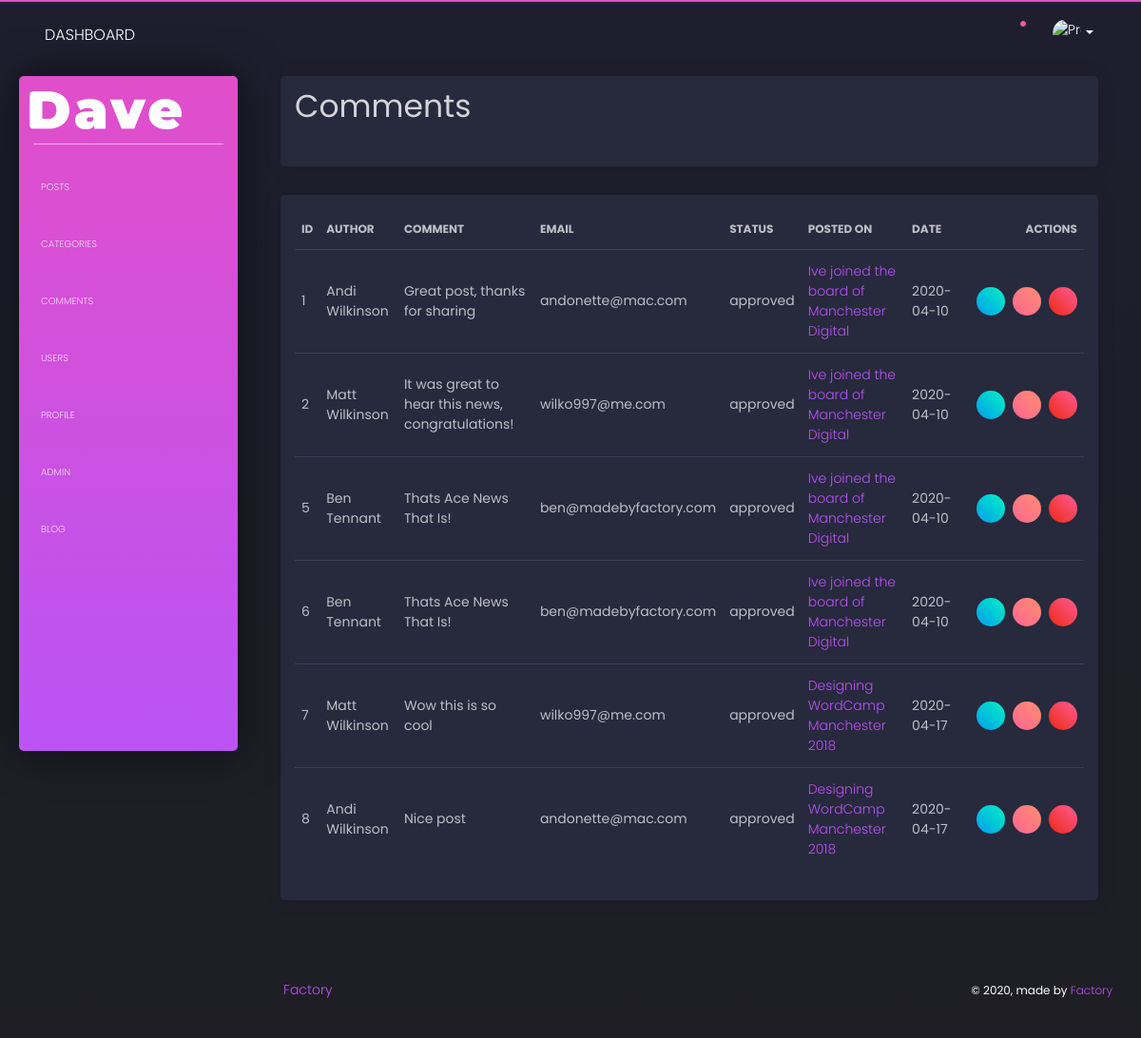
The app's page /admin/comments.php (signed in), older data.
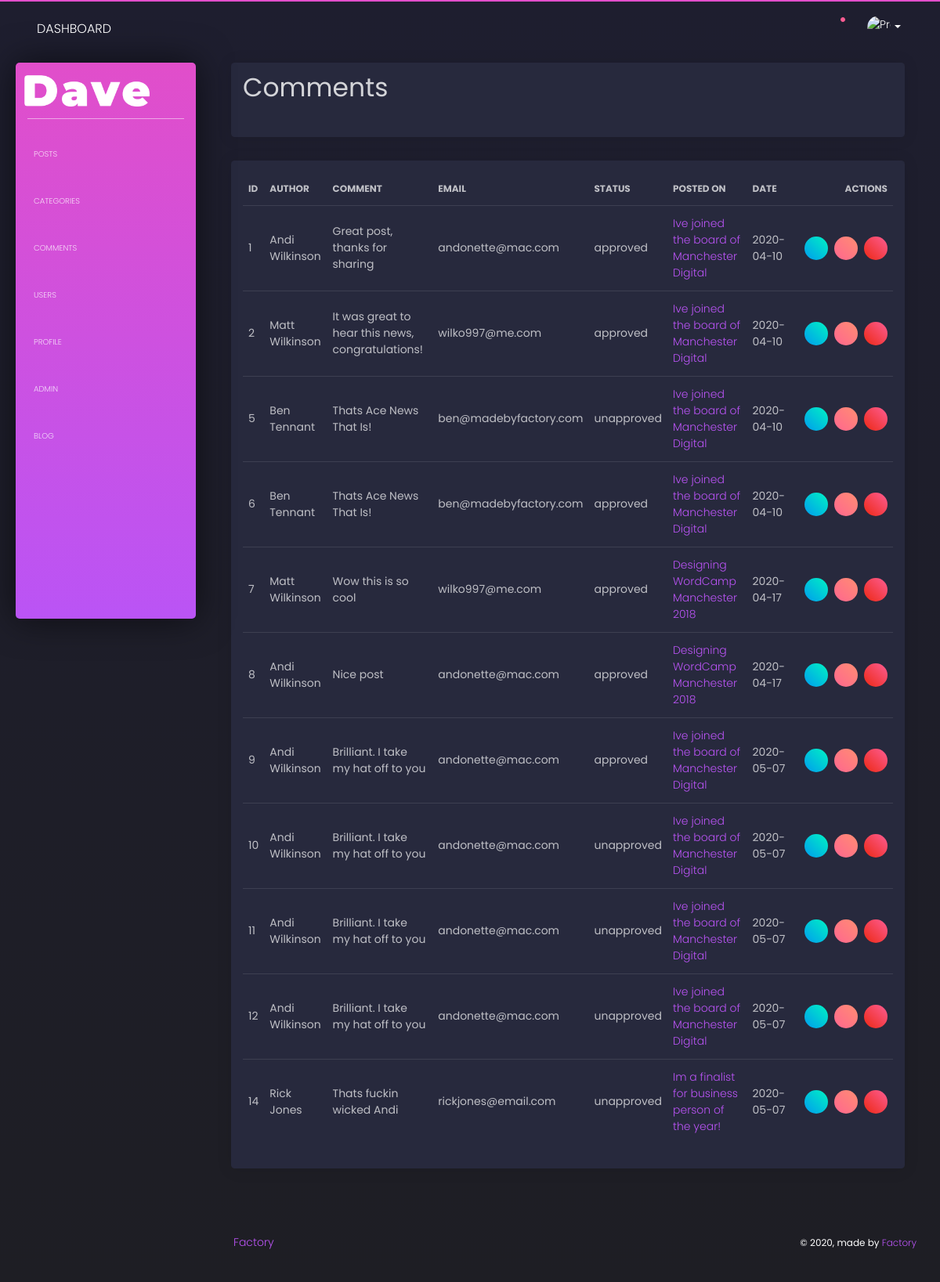
The same page, newer data.
### tables this page shows
CREATE TABLE `comments` (
  `comment_id` int(11) unsigned NOT NULL AUTO_INCREMENT,
  `comment_post_id` int(11) DEFAULT NULL,
  `comment_author` varchar(255) DEFAULT NULL,
  `comment_email` varchar(255) DEFAULT NULL,
  `comment_content` varchar(255) DEFAULT NULL,
  `comment_status` varchar(255) DEFAULT NULL,
  `comment_date` date DEFAULT NULL,
  PRIMARY KEY (`comment_id`)
);

CREATE TABLE `posts` (
  `post_id` int(11) unsigned NOT NULL AUTO_INCREMENT,
  `post_title` varchar(255) DEFAULT NULL,
  `post_date` text,
  `post_category_id` int(11) DEFAULT NULL,
  `post_status` varchar(355) DEFAULT 'Draft',
  `post_image` text,
  `post_content` text,
  `post_author_id` int(11) DEFAULT NULL,
  `post_tags` varchar(255) DEFAULT NULL,
  `post_comment_count` int(11) DEFAULT NULL,
  `post_author` varchar(255) DEFAULT NULL,
  `post_views_count` int(11) DEFAULT '0',
  PRIMARY KEY (`post_id`)
);

### admin/functions.php (the view, shortened to what this page needs)
    <?php
function display_comments()
{
    global $connection;
    $query = "SELECT * FROM comments";
    $display_all_posts = mysqli_query($connection, $query);
    while ($row = mysqli_fetch_assoc($display_all_posts)) {
        $comment_id = $row['comment_id'];
        $comment_post_id = $row['comment_post_id'];
        $comment_date = $row['comment_date'];
        $comment_author = $row['comment_author'];
        $comment_email = $row['comment_email'];
        $comment_content = $row['comment_content'];
        $comment_status = $row['comment_status'];
        echo '<tr>';
        echo "<td>{$comment_id}</td>";
        echo "<td>{$comment_author}</td>";
        echo "<td>{$comment_content}</td>";
        echo "<td>{$comment_email}</td>";
        echo "<td>{$comment_status}</td>";
        $query = "SELECT * FROM posts WHERE post_id = " . $comment_post_id;
        $show_post_name = mysqli_query($connection, $query);
        while ($row = mysqli_fetch_assoc($show_post_name)) {
            $post_id = $row['post_id'];
            $post_title = $row['post_title'];
        }
        echo "<td><a href='../post.php?p_id=$post_id'>{$post_title}</a></td>";
        echo "<td>{$comment_date}</td>";
        echo '<td class="text-right" style="min-width: 130px">';
        echo '<a href ="comments.php?approve=' . $comment_id . '"
        class="btn btn-success btn-sm btn-round btn-icon mr-2">
        <i class="fal fa-thumbs-up pt-2"></i></a>';
        echo '<a href ="comments.php?unapprove=' . $comment_id . '"
        class="btn btn-warning btn-sm btn-round btn-icon mr-2">
        <i class="fal fa-thumbs-down pt-2"></i></a>';
        echo '<a onClick="javascript: return confirm(\'Are you sure you want to delete?\');" href ="comments.php?delete=' . $comment_id . '"
        class="btn btn-danger btn-sm btn-round btn-icon">
        <i class="fal fa-trash-alt pt-2"></i></a>';
        echo '</td>';
        echo '</tr>';
    }
}
        ?>

### admin/includes/header.php (shortened to what this page needs)
<?php
include '../includes/config.php';
include 'functions.php';
?>
<!doctype html>
<html lang="en">
<head>
    <link href="css/black-dashboard.css?v=1.0.0" rel="stylesheet" />
    <link rel="stylesheet" href="css/style.css">
</head>
<body>
    <div class="wrapper ">
        <div class="sidebar" data-color="purple" data-background-color="white">
            <div class="logo">
                <a href="index.php" class="simple-text">
                    <img src="../images/dave.png" alt="" class="img-fluid pr-5">
                </a>
            </div>
            <div class="sidebar-wrapper">
                <ul class="nav">
        <li>
            <a href="posts.php">
                <p>Posts</p>
            </a>
        </li>
        <li>
            <a href="categories.php">
                <p>Categories</p>
            </a>
        </li>
        <li>
            <a href="comments.php">
                <p>Comments</p>
            </a>
        </li>
        <li>
            <a href="users.php">
                <p>Users</p>
            </a>
        </li>
        <li>
            <a href="profile.php">
                <p>Profile</p>
            </a>
        </li>
        <li>
            <a href="./tables.html">
                <p>Admin</p>
            </a>
        </li>
        <li>
            <a href="../">
                <p>Blog</p>
            </a>
        </li>
    </ul>
</div>
</div>
<div class="main-panel">
    <nav class="navbar navbar-expand-lg navbar-absolute navbar-transparent">
        <div class="container-fluid">
            <div class="navbar-wrapper">
                <a class="navbar-brand" href="javascript:void(0)">Dashboard</a>
            </div>
            <div class="collapse navbar-collapse" id="navigation">
                <ul class="navbar-nav ml-auto">
                    <li class="search-bar input-group">
                        <button class="btn btn-link" id="search-button" data-toggle="modal" data-target="#searchModal"><i class="tim-icons icon-zoom-split" ></i>
                        </button>
                    </li>
                    <li class="dropdown nav-item">
                        <a href="javascript:void(0)" class="dropdown-toggle nav-link" data-toggle="dropdown">
                            <div class="notification d-none d-lg-block d-xl-block"></div>
                        </a>
                    </li>
                    <li class="dropdown nav-item">
                        <a href="#" class="dropdown-toggle nav-link" data-toggle="dropdown">
                            <div class="photo">
                                <img src="https://placekitten.com/300/300" alt="Profile Photo">
                            </div>
                            <b class="caret d-none d-lg-block d-xl-block"></b>
                        </a>
                    </li>
                </ul>
            </div>
        </div>
    </nav>

### admin/comments.php (shortened to what this page needs)
<?php
include 'includes/header.php';
?>
    <div class="content">
      <div class="container-fluid">
         <div class="row">
             <div class="col-12">
                 <div class="card">
                     <div class="card-body">
                         <div class="row">
                             <div class="col-12">
                                 <h1>Comments</h1>
                             </div>
                         </div>
                     </div>
                 </div>
                <?php include 'includes/comments/view-comments.php'; ?>
             </div>
         </div>
      </div>
    </div>
<?php include 'includes/footer.php'; ?>

### admin/includes/comments/view-comments.php (shortened to what this page needs)
<div class="card">
    <div class="card-body">
        <table class="table table-hover">
            <thead>
                <th>ID</th>
                <th>Author</th>
                <th>Comment</th>
                <th>Email</th>
                <th>Status</th>
                <th>Posted On</th>
                <th>Date</th>
                <th class="text-right">Actions</th>
            </thead>
            <tbody>
                <?php display_comments(); ?>
            </tbody>
        </table>
    </div>
</div>

### admin/includes/footer.php (shortened to what this page needs)
<footer class="footer">
    <div class="container-fluid">
        <nav class="float-left">
            <ul class="list-unstyled ml-5">
                <li>
                    <a href="https://www.madebyfactory.com">
                        Factory
                    </a>
                </li>
            </ul>
        </nav>
        <div class="copyright float-right">
            &copy;
            , made by<i class="tim-icons icon-heart-2"></i>
            <a href="https://www.madebyfactory.com" target="_blank">Factory</a>
        </div>
    </div>
</footer>
</div>
</div>
<script src="js/black-dashboard.js?v=1.0.0" type="text/javascript"></script></body>
</html>

### admin/css/style.css (style rules this page uses)
.btn { font-weight: 400 !important; font-size: 14px; }

Row changes from the older to the newer data that the page shows:
changed comments id 5: comment_status "approved" → "unapproved"
added comments: comment_id "9", comment_author "Andi Wilkinson", comment_content "Brilliant. I take my hat off to you", comment_email "andonette@mac.com", comment_status "approved", posts.post_title "Ive joined the board of Manchester Digital", comment_date "2020-05-07"
added comments: comment_id "10", comment_author "Andi Wilkinson", comment_content "Brilliant. I take my hat off to you", comment_email "andonette@mac.com", comment_status "unapproved", posts.post_title "Ive joined the board of Manchester Digital", comment_date "2020-05-07"
added comments: comment_id "11", comment_author "Andi Wilkinson", comment_content "Brilliant. I take my hat off to you", comment_email "andonette@mac.com", comment_status "unapproved", posts.post_title "Ive joined the board of Manchester Digital", comment_date "2020-05-07"
added comments: comment_id "12", comment_author "Andi Wilkinson", comment_content "Brilliant. I take my hat off to you", comment_email "andonette@mac.com", comment_status "unapproved", posts.post_title "Ive joined the board of Manchester Digital", comment_date "2020-05-07"
added comments: comment_id "14", comment_author "Rick Jones", comment_content "Thats fuckin wicked Andi", comment_email "rickjones@email.com", comment_status "unapproved", posts.post_title "Im a finalist for business person of the year!", comment_date "2020-05-07"
